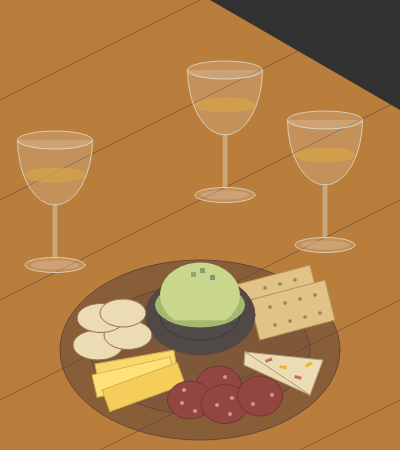
Frame 1 (no input)
Frame 60 (no input): identical to frame 1, image omitted
Frame 120 (the mouse pressed at the canvas centre since frame 60): identical to frame 1, image omitted

The p5.js sketch that drew this single still picture (run headless with seeded random() and noise() and a simulated clock; from frame 60 on, the mouse is pressed at the canvas centre):

// p5.js sketch
// ── sketch.js
function setup() {
  createCanvas(400, 450);
}

function draw() {
  // 나무 테이블 배경
  // Color Picker Tool로 갈색 찾고 조정함.
  background(185, 125, 60);

  // 테이블 선
  stroke(130, 90, 60)
  // line(x1, y1, x2, y2)
  line(0, 100, 200, 0)
  line(0, 200, 400, 0)
  line(0, 300, 400, 100)
  line(0, 400, 400, 200)
  line(100, 450, 400, 300)
  line(300, 450, 400, 400)

  noStroke()
  fill(50, 50, 50)
  triangle(210, 0, 400, 0, 400, 110)
  // 1. 치즈 플레이트

  // 접시
  stroke(100, 70, 60)
  fill(90, 65, 55, 130)
  // ellipse(x, y, width, height) 기본: CENTER
  ellipse(200, 350, 280, 180)
  stroke(100, 70, 60)
  fill(90, 65, 55, 50)
  ellipse(200, 350, 220, 130)

  // 오른쪽 크래커 2개
  stroke(180, 145, 90)
  fill(225, 195, 135)
  quad(235, 285, 310, 265, 320, 305, 245, 325)
  quad(250, 300, 325, 280, 335, 320, 260, 340)
  // 크래커 구멍
  fill(160, 125, 80)
  circle(295, 280, 3)
  circle(280, 284, 3)
  circle(265, 288, 3)
  circle(315, 295, 3)
  circle(300, 299, 3)
  circle(285, 303, 3)
  circle(270, 307, 3)
  circle(320, 313, 3)
  circle(305, 317, 3)
  circle(290, 321, 3)
  circle(275, 325, 3)
  
  // 아이스크림 그릇
  stroke(100, 70, 60)
  fill(80, 73, 70)
  ellipse(200, 315, 110, 80)
  stroke(58, 58, 61)
  fill(79, 75, 74)
  ellipse(200, 315, 80, 50)
  // 아래 아이스크림
  noStroke()
  fill(165, 185, 110)
  ellipse(200, 305,90, 45)
  // 위 아이스크림
  fill(200, 215, 140)
  // arc(x, y, width, height, start, stop, mode)
  arc(200, 295, 80, 65, PI - QUARTER_PI, QUARTER_PI, OPEN)
  // 아이스크림 토핑
  noStroke()
  fill(127, 164, 96)
  square(200, 268, 5)
  noStroke()
  fill(150, 164, 112)
  square(191, 272, 5)
  noStroke()
  fill(129, 148, 122)
  square(210, 275, 5)

  // 왼쪽 스모크 치즈 4개
  stroke(150, 110, 75)
  fill(235, 220, 180)
  ellipse(98, 345, 50, 30)
  ellipse(128, 335, 48, 29)
  ellipse(101, 318, 48, 29)
  ellipse(123, 313, 46, 28)

  // 왼쪽 콜비잭 치즈 3개
  // rotate(radians(각도)) 회전시키는 도형 앞뒤로 push(), pop() 붙이기.
  //translate(x, y): 회전의 중심 (안하면 원점 기준)
  push()
  translate(95, 364)
  rotate(radians(-10))
  stroke(210, 170, 80)
  fill(250, 215, 105)
  rect(0, 0, 80, 23)
  pop()
  push()
  translate(92, 375)
  rotate(radians(-13))
  stroke(210, 170, 80)
  fill(255, 225, 120)
  rect(0, 0, 80, 23)
  pop()
  push()
  translate(102, 390)
  rotate(radians(-20))
  stroke(210, 170, 80)
  fill(245, 205, 90)
  rect(0, 0, 80, 23)
  pop()

  // 가운데 살라미 4개
  stroke(110, 55, 50)
  fill(145, 70, 65)
  ellipse(219, 385, 45, 38)
  ellipse(190, 400, 45, 38)
  ellipse(225, 404, 48, 39)
  ellipse(260, 396, 45, 40)
  // 무늬
  noStroke()
  fill(210, 150, 135)
  circle(182, 403, 4)
  circle(184, 390, 4)
  circle(195, 411, 4)
  circle(217, 405, 4)
  circle(232, 398, 4)
  circle(230, 414, 4)
  circle(253, 404, 4)
  circle(272, 395, 4)
  circle(225, 377, 4)

  // 오른쪽 과일 치즈 1개
  stroke(180, 160, 125)
  fill(235, 220, 180)
  // triangle(x1, y1, x2, y2, x3, y3)
  triangle(245, 352, 323, 360, 310, 395)
  triangle(245, 352, 244, 365, 310, 395)
  // 과일
  push()
  translate(265, 360)
  rotate(radians(-20))
  noStroke()
  fill(199, 105, 101)
  rect(0, 0, 7, 3)
  pop()
  push()
  translate(295, 375)
  rotate(radians(15))
  noStroke()
  fill(199, 105, 101)
  rect(0, 0, 7, 3)
  pop()
  push()
  translate(305, 365)
  rotate(radians(-30))
  noStroke()
  fill(237, 179, 43)
  rect(0, 0, 7, 3)
  pop()
  push()
  translate(280, 365)
  rotate(radians(10))
  noStroke()
  fill(237, 179, 43)
  rect(0, 0, 7, 3)
  pop()


  // 2. 와인잔

  // 와인잔
  stroke(217, 205, 181)
  fill(255, 255, 255, 40)
  ellipse(325, 120, 75, 18)
  arc(325, 120, 75, 130, 0, PI)
  push()
  stroke(217, 205, 181, 130)
  strokeWeight(5);
  line(325, 186, 325, 236)
  pop()
  ellipse(325, 245, 60, 15)
  noStroke()
  ellipse(325, 245, 48, 9)
  // 와인
  noStroke()
  fill(215, 165, 70, 180)
  ellipse(325, 155, 62, 15)

  push()
  translate(-100, -50)
  // 와인잔
  stroke(217, 205, 181)
  fill(255, 255, 255, 40)
  ellipse(325, 120, 75, 18)
  arc(325, 120, 75, 130, 0, PI)
  push()
  stroke(217, 205, 181, 130)
  strokeWeight(5);
  line(325, 186, 325, 236)
  pop()
  ellipse(325, 245, 60, 15)
  noStroke()
  ellipse(325, 245, 48, 9)
  // 와인
  noStroke()
  fill(215, 165, 70, 180)
  ellipse(325, 155, 62, 15)
  pop()

  push()
  translate(-270, 20)
  // 와인잔
  stroke(217, 205, 181)
  fill(255, 255, 255, 40)
  ellipse(325, 120, 75, 18)
  arc(325, 120, 75, 130, 0, PI)
  push()
  stroke(217, 205, 181, 130)
  strokeWeight(5);
  line(325, 186, 325, 236)
  pop()
  ellipse(325, 245, 60, 15)
  noStroke()
  ellipse(325, 245, 48, 9)
  // 와인
  noStroke()
  fill(215, 165, 70, 180)
  ellipse(325, 155, 62, 15)
  pop()
}
